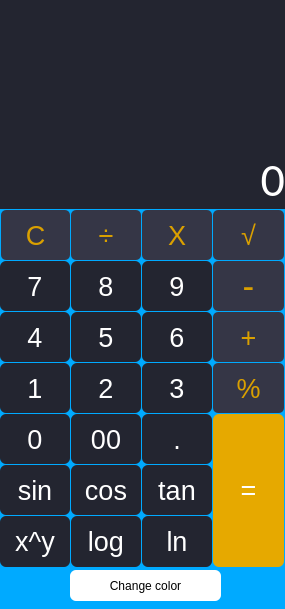
<?xml version="1.0" encoding="UTF-8"?>
<ui version="4.0">
 <class>MainWindow</class>
 <widget class="QMainWindow" name="MainWindow">
  <property name="geometry">
   <rect>
    <x>0</x>
    <y>0</y>
    <width>285</width>
    <height>609</height>
   </rect>
  </property>
  <property name="minimumSize">
   <size>
    <width>285</width>
    <height>609</height>
   </size>
  </property>
  <property name="sizeIncrement">
   <size>
    <width>1290</width>
    <height>3045</height>
   </size>
  </property>
  <property name="baseSize">
   <size>
    <width>285</width>
    <height>609</height>
   </size>
  </property>
  <property name="windowTitle">
   <string>Calculator</string>
  </property>
  <property name="styleSheet">
   <string notr="true">background-color:rgb(0, 170, 255);</string>
  </property>
  <property name="tabShape">
   <enum>QTabWidget::Rounded</enum>
  </property>
  <widget class="QWidget" name="centralwidget">
   <widget class="QLabel" name="OutputDisplay">
    <property name="geometry">
     <rect>
      <x>0</x>
      <y>0</y>
      <width>285</width>
      <height>209</height>
     </rect>
    </property>
    <property name="sizePolicy">
     <sizepolicy hsizetype="Preferred" vsizetype="Preferred">
      <horstretch>1</horstretch>
      <verstretch>0</verstretch>
     </sizepolicy>
    </property>
    <property name="font">
     <font>
      <family>Calibri</family>
      <pointsize>36</pointsize>
     </font>
    </property>
    <property name="mouseTracking">
     <bool>true</bool>
    </property>
    <property name="tabletTracking">
     <bool>true</bool>
    </property>
    <property name="focusPolicy">
     <enum>Qt::TabFocus</enum>
    </property>
    <property name="styleSheet">
     <string notr="true">background-color:rgb(35, 37, 48);
color:rgb(255, 255, 255);
</string>
    </property>
    <property name="frameShape">
     <enum>QFrame::NoFrame</enum>
    </property>
    <property name="frameShadow">
     <enum>QFrame::Plain</enum>
    </property>
    <property name="text">
     <string>0</string>
    </property>
    <property name="textFormat">
     <enum>Qt::AutoText</enum>
    </property>
    <property name="scaledContents">
     <bool>true</bool>
    </property>
    <property name="alignment">
     <set>Qt::AlignBottom|Qt::AlignRight|Qt::AlignTrailing</set>
    </property>
    <property name="wordWrap">
     <bool>true</bool>
    </property>
    <property name="margin">
     <number>23</number>
    </property>
    <property name="indent">
     <number>-5</number>
    </property>
   </widget>
   <widget class="QPushButton" name="C_BUtton">
    <property name="geometry">
     <rect>
      <x>1</x>
      <y>210</y>
      <width>69</width>
      <height>50</height>
     </rect>
    </property>
    <property name="font">
     <font>
      <family>MS Shell Dlg 2</family>
      <pointsize>20</pointsize>
      <weight>50</weight>
      <italic>false</italic>
      <bold>false</bold>
      <underline>false</underline>
      <strikeout>false</strikeout>
     </font>
    </property>
    <property name="mouseTracking">
     <bool>false</bool>
    </property>
    <property name="toolTip">
     <string/>
    </property>
    <property name="statusTip">
     <string/>
    </property>
    <property name="autoFillBackground">
     <bool>false</bool>
    </property>
    <property name="styleSheet">
     <string notr="true">QPushButton{
	border-radius:5px;
	background-color:rgb(53, 54, 70);
	color:rgb(218, 160, 0);
}

QPushButton:hover{
	background-color:rgb(71, 72, 94);
	color:rgb(218, 160, 0);
}

QPushButton:pressed {
	background-color:rgb(82, 83, 108);
}










</string>
    </property>
    <property name="text">
     <string>C</string>
    </property>
   </widget>
   <widget class="QPushButton" name="Devide_BUtton">
    <property name="geometry">
     <rect>
      <x>71</x>
      <y>210</y>
      <width>70</width>
      <height>50</height>
     </rect>
    </property>
    <property name="font">
     <font>
      <pointsize>20</pointsize>
     </font>
    </property>
    <property name="styleSheet">
     <string notr="true">QPushButton{
	border-radius:5px;
	background-color:rgb(53, 54, 70);
	color:rgb(218, 160, 0);
}

QPushButton:hover{
	background-color:rgb(71, 72, 94);
	color:rgb(218, 160, 0);
}
QPushButton:pressed {
	background-color:rgb(82, 83, 108);
}

</string>
    </property>
    <property name="text">
     <string>÷</string>
    </property>
   </widget>
   <widget class="QPushButton" name="Multiply_BUtton">
    <property name="geometry">
     <rect>
      <x>142</x>
      <y>210</y>
      <width>70</width>
      <height>50</height>
     </rect>
    </property>
    <property name="font">
     <font>
      <pointsize>20</pointsize>
     </font>
    </property>
    <property name="styleSheet">
     <string notr="true">QPushButton{
	border-radius:5px;
	background-color:rgb(53, 54, 70);
	color:rgb(218, 160, 0);
}

QPushButton:hover{
	background-color:rgb(71, 72, 94);
	color:rgb(218, 160, 0);
}

QPushButton:pressed {
	background-color:rgb(82, 83, 108);
}
</string>
    </property>
    <property name="text">
     <string>X</string>
    </property>
   </widget>
   <widget class="QPushButton" name="Delete_BUtton">
    <property name="geometry">
     <rect>
      <x>213</x>
      <y>210</y>
      <width>71</width>
      <height>50</height>
     </rect>
    </property>
    <property name="font">
     <font>
      <pointsize>20</pointsize>
     </font>
    </property>
    <property name="styleSheet">
     <string notr="true">QPushButton{
	border-radius:5px;
	background-color:rgb(53, 54, 70);
	color:rgb(218, 160, 0);
}

QPushButton:hover{
	background-color:rgb(71, 72, 94);
	color:rgb(218, 160, 0);
}

QPushButton:pressed {
	background-color:rgb(82, 83, 108);
}
</string>
    </property>
    <property name="text">
     <string>√</string>
    </property>
   </widget>
   <widget class="QPushButton" name="Seven_BUtton">
    <property name="geometry">
     <rect>
      <x>0</x>
      <y>261</y>
      <width>70</width>
      <height>50</height>
     </rect>
    </property>
    <property name="font">
     <font>
      <pointsize>20</pointsize>
     </font>
    </property>
    <property name="styleSheet">
     <string notr="true">QPushButton{

	background-color:rgb(35, 37, 48);
	color: rgb(255, 255, 255);
	border-radius:6px;
}

QPushButton:hover{
	background-color:rgb(48, 51, 66);
}

QPushButton:pressed {
	background-color:rgb(82, 83, 108);
}
</string>
    </property>
    <property name="text">
     <string>7</string>
    </property>
   </widget>
   <widget class="QPushButton" name="One_BUtton">
    <property name="geometry">
     <rect>
      <x>0</x>
      <y>363</y>
      <width>70</width>
      <height>50</height>
     </rect>
    </property>
    <property name="font">
     <font>
      <pointsize>20</pointsize>
     </font>
    </property>
    <property name="styleSheet">
     <string notr="true">QPushButton{

	background-color:rgb(35, 37, 48);
	color: rgb(255, 255, 255);
	border-radius:6px;
}

QPushButton:hover{
	background-color:rgb(48, 51, 66);
}

QPushButton:pressed {
	background-color:rgb(82, 83, 108);
}
</string>
    </property>
    <property name="text">
     <string>1</string>
    </property>
   </widget>
   <widget class="QPushButton" name="Four_BUtton">
    <property name="geometry">
     <rect>
      <x>0</x>
      <y>312</y>
      <width>70</width>
      <height>50</height>
     </rect>
    </property>
    <property name="font">
     <font>
      <pointsize>20</pointsize>
     </font>
    </property>
    <property name="styleSheet">
     <string notr="true">QPushButton{

	background-color:rgb(35, 37, 48);
	color: rgb(255, 255, 255);
	border-radius:6px;
}

QPushButton:hover{
	background-color:rgb(48, 51, 66);
}

QPushButton:pressed {
	background-color:rgb(82, 83, 108);
}
</string>
    </property>
    <property name="text">
     <string>4</string>
    </property>
   </widget>
   <widget class="QPushButton" name="sin_BUtton">
    <property name="geometry">
     <rect>
      <x>0</x>
      <y>465</y>
      <width>70</width>
      <height>50</height>
     </rect>
    </property>
    <property name="font">
     <font>
      <pointsize>20</pointsize>
     </font>
    </property>
    <property name="styleSheet">
     <string notr="true">QPushButton{

	background-color:rgb(35, 37, 48);
	color: rgb(255, 255, 255);
	border-radius:6px;
}

QPushButton:hover{
	background-color:rgb(48, 51, 66);
}

QPushButton:pressed {
	background-color:rgb(82, 83, 108);
}
</string>
    </property>
    <property name="text">
     <string>sin</string>
    </property>
   </widget>
   <widget class="QPushButton" name="Power_BUtton">
    <property name="geometry">
     <rect>
      <x>0</x>
      <y>516</y>
      <width>70</width>
      <height>51</height>
     </rect>
    </property>
    <property name="font">
     <font>
      <pointsize>20</pointsize>
     </font>
    </property>
    <property name="styleSheet">
     <string notr="true">QPushButton{

	background-color:rgb(35, 37, 48);
	color: rgb(255, 255, 255);
	border-radius:6px;
}

QPushButton:hover{
	background-color:rgb(48, 51, 66);
}

QPushButton:pressed {
	background-color:rgb(82, 83, 108);
}
</string>
    </property>
    <property name="text">
     <string>x^y</string>
    </property>
   </widget>
   <widget class="QPushButton" name="Zero_BUtton">
    <property name="geometry">
     <rect>
      <x>0</x>
      <y>414</y>
      <width>70</width>
      <height>50</height>
     </rect>
    </property>
    <property name="font">
     <font>
      <pointsize>20</pointsize>
     </font>
    </property>
    <property name="styleSheet">
     <string notr="true">QPushButton{

	background-color:rgb(35, 37, 48);
	color: rgb(255, 255, 255);
	border-radius:6px;
}

QPushButton:hover{
	background-color:rgb(48, 51, 66);
}

QPushButton:pressed {
	background-color:rgb(82, 83, 108);
}
</string>
    </property>
    <property name="text">
     <string>0</string>
    </property>
   </widget>
   <widget class="QPushButton" name="DoubleZero_BUtton">
    <property name="geometry">
     <rect>
      <x>71</x>
      <y>414</y>
      <width>70</width>
      <height>50</height>
     </rect>
    </property>
    <property name="font">
     <font>
      <pointsize>20</pointsize>
     </font>
    </property>
    <property name="styleSheet">
     <string notr="true">QPushButton{

	background-color:rgb(35, 37, 48);
	color: rgb(255, 255, 255);
	border-radius:6px;
}

QPushButton:hover{
	background-color:rgb(48, 51, 66);
}

QPushButton:pressed {
	background-color:rgb(82, 83, 108);
}
</string>
    </property>
    <property name="text">
     <string>00</string>
    </property>
   </widget>
   <widget class="QPushButton" name="Eight_BUtton">
    <property name="geometry">
     <rect>
      <x>71</x>
      <y>261</y>
      <width>70</width>
      <height>50</height>
     </rect>
    </property>
    <property name="font">
     <font>
      <pointsize>20</pointsize>
     </font>
    </property>
    <property name="styleSheet">
     <string notr="true">QPushButton{

	background-color:rgb(35, 37, 48);
	color: rgb(255, 255, 255);
	border-radius:6px;
}

QPushButton:hover{
	background-color:rgb(48, 51, 66);
}

QPushButton:pressed {
	background-color:rgb(82, 83, 108);
}
</string>
    </property>
    <property name="text">
     <string>8</string>
    </property>
   </widget>
   <widget class="QPushButton" name="LOG_BUtton">
    <property name="geometry">
     <rect>
      <x>71</x>
      <y>516</y>
      <width>70</width>
      <height>51</height>
     </rect>
    </property>
    <property name="font">
     <font>
      <pointsize>20</pointsize>
     </font>
    </property>
    <property name="styleSheet">
     <string notr="true">QPushButton{

	background-color:rgb(35, 37, 48);
	color: rgb(255, 255, 255);
	border-radius:6px;
}

QPushButton:hover{
	background-color:rgb(48, 51, 66);
}

QPushButton:pressed {
	background-color:rgb(82, 83, 108);
}
</string>
    </property>
    <property name="text">
     <string>log</string>
    </property>
   </widget>
   <widget class="QPushButton" name="Two_BUtton">
    <property name="geometry">
     <rect>
      <x>71</x>
      <y>363</y>
      <width>70</width>
      <height>50</height>
     </rect>
    </property>
    <property name="font">
     <font>
      <pointsize>20</pointsize>
     </font>
    </property>
    <property name="styleSheet">
     <string notr="true">QPushButton{

	background-color:rgb(35, 37, 48);
	color: rgb(255, 255, 255);
	border-radius:6px;
}

QPushButton:hover{
	background-color:rgb(48, 51, 66);
}

QPushButton:pressed {
	background-color:rgb(82, 83, 108);
}
</string>
    </property>
    <property name="text">
     <string>2</string>
    </property>
   </widget>
   <widget class="QPushButton" name="Cos_BUtton">
    <property name="geometry">
     <rect>
      <x>71</x>
      <y>465</y>
      <width>70</width>
      <height>50</height>
     </rect>
    </property>
    <property name="font">
     <font>
      <pointsize>20</pointsize>
     </font>
    </property>
    <property name="styleSheet">
     <string notr="true">QPushButton{

	background-color:rgb(35, 37, 48);
	color: rgb(255, 255, 255);
	border-radius:6px;
}

QPushButton:hover{
	background-color:rgb(48, 51, 66);
}

QPushButton:pressed {
	background-color:rgb(82, 83, 108);
}
</string>
    </property>
    <property name="text">
     <string>cos</string>
    </property>
   </widget>
   <widget class="QPushButton" name="Five_BUtton">
    <property name="geometry">
     <rect>
      <x>71</x>
      <y>312</y>
      <width>70</width>
      <height>50</height>
     </rect>
    </property>
    <property name="font">
     <font>
      <pointsize>20</pointsize>
     </font>
    </property>
    <property name="styleSheet">
     <string notr="true">QPushButton{

	background-color:rgb(35, 37, 48);
	color: rgb(255, 255, 255);
	border-radius:6px;
}

QPushButton:hover{
	background-color:rgb(48, 51, 66);
}

QPushButton:pressed {
	background-color:rgb(82, 83, 108);
}
</string>
    </property>
    <property name="text">
     <string>5</string>
    </property>
   </widget>
   <widget class="QPushButton" name="Equals_BUtton">
    <property name="geometry">
     <rect>
      <x>213</x>
      <y>414</y>
      <width>71</width>
      <height>153</height>
     </rect>
    </property>
    <property name="font">
     <font>
      <pointsize>20</pointsize>
     </font>
    </property>
    <property name="styleSheet">
     <string notr="true">QPushButton{

	background-color:rgb(230, 169, 0);
	border-radius:6px;
	color:rgb(255, 255, 255);
}

QPushButton:hover{
background-color:rgb(176, 129, 0);
}

QPushButton:pressed {
	background-color:rgb(172, 126, 0);
}
</string>
    </property>
    <property name="text">
     <string>=</string>
    </property>
   </widget>
   <widget class="QPushButton" name="Substraction_BUtton">
    <property name="geometry">
     <rect>
      <x>213</x>
      <y>261</y>
      <width>71</width>
      <height>50</height>
     </rect>
    </property>
    <property name="font">
     <font>
      <pointsize>26</pointsize>
     </font>
    </property>
    <property name="styleSheet">
     <string notr="true">QPushButton{
	border-radius:5px;
	background-color:rgb(53, 54, 70);
	color:rgb(218, 160, 0);
}

QPushButton:hover{
	background-color:rgb(71, 72, 94);
	color:rgb(218, 160, 0);
}

QPushButton:pressed {
	background-color:rgb(82, 83, 108);
}
</string>
    </property>
    <property name="text">
     <string>-</string>
    </property>
   </widget>
   <widget class="QPushButton" name="Decimal_BUtton">
    <property name="geometry">
     <rect>
      <x>142</x>
      <y>414</y>
      <width>70</width>
      <height>50</height>
     </rect>
    </property>
    <property name="font">
     <font>
      <pointsize>20</pointsize>
     </font>
    </property>
    <property name="styleSheet">
     <string notr="true">QPushButton{

	background-color:rgb(35, 37, 48);
	color: rgb(255, 255, 255);
	border-radius:6px;
}

QPushButton:hover{
	background-color:rgb(48, 51, 66);
}

QPushButton:pressed {
	background-color:rgb(82, 83, 108);
}
</string>
    </property>
    <property name="text">
     <string>.</string>
    </property>
   </widget>
   <widget class="QPushButton" name="Addition_BUtton">
    <property name="geometry">
     <rect>
      <x>213</x>
      <y>312</y>
      <width>71</width>
      <height>50</height>
     </rect>
    </property>
    <property name="font">
     <font>
      <pointsize>20</pointsize>
     </font>
    </property>
    <property name="styleSheet">
     <string notr="true">QPushButton{
	border-radius:5px;
	background-color:rgb(53, 54, 70);
	color:rgb(218, 160, 0);
}

QPushButton:hover{
	background-color:rgb(71, 72, 94);
	color:rgb(218, 160, 0);
}

QPushButton:pressed {
	background-color:rgb(82, 83, 108);
}
</string>
    </property>
    <property name="text">
     <string>+</string>
    </property>
   </widget>
   <widget class="QPushButton" name="Nine_BUtton">
    <property name="geometry">
     <rect>
      <x>142</x>
      <y>261</y>
      <width>70</width>
      <height>50</height>
     </rect>
    </property>
    <property name="font">
     <font>
      <pointsize>20</pointsize>
     </font>
    </property>
    <property name="styleSheet">
     <string notr="true">QPushButton{

	background-color:rgb(35, 37, 48);
	color: rgb(255, 255, 255);
	border-radius:6px;
}

QPushButton:hover{
	background-color:rgb(48, 51, 66);
}

QPushButton:pressed {
	background-color:rgb(82, 83, 108);
}
</string>
    </property>
    <property name="text">
     <string>9</string>
    </property>
   </widget>
   <widget class="QPushButton" name="Percentage_BUtton">
    <property name="geometry">
     <rect>
      <x>213</x>
      <y>363</y>
      <width>71</width>
      <height>50</height>
     </rect>
    </property>
    <property name="font">
     <font>
      <pointsize>20</pointsize>
     </font>
    </property>
    <property name="styleSheet">
     <string notr="true">QPushButton{
	border-radius:5px;
	background-color:rgb(53, 54, 70);
	color:rgb(218, 160, 0);
}

QPushButton:hover{
	background-color:rgb(71, 72, 94);
	color:rgb(218, 160, 0);
}

QPushButton:pressed {
	background-color:rgb(82, 83, 108);
}
</string>
    </property>
    <property name="text">
     <string>%</string>
    </property>
   </widget>
   <widget class="QPushButton" name="ln_BUtton">
    <property name="geometry">
     <rect>
      <x>142</x>
      <y>516</y>
      <width>70</width>
      <height>51</height>
     </rect>
    </property>
    <property name="font">
     <font>
      <pointsize>20</pointsize>
     </font>
    </property>
    <property name="styleSheet">
     <string notr="true">QPushButton{

	background-color:rgb(35, 37, 48);
	color: rgb(255, 255, 255);
	border-radius:6px;
}

QPushButton:hover{
	background-color:rgb(48, 51, 66);
}

QPushButton:pressed {
	background-color:rgb(82, 83, 108);
}
</string>
    </property>
    <property name="text">
     <string>ln</string>
    </property>
   </widget>
   <widget class="QPushButton" name="Three_BUtton">
    <property name="geometry">
     <rect>
      <x>142</x>
      <y>363</y>
      <width>70</width>
      <height>50</height>
     </rect>
    </property>
    <property name="font">
     <font>
      <pointsize>20</pointsize>
     </font>
    </property>
    <property name="styleSheet">
     <string notr="true">QPushButton{

	background-color:rgb(35, 37, 48);
	color: rgb(255, 255, 255);
	border-radius:6px;
}

QPushButton:hover{
	background-color:rgb(48, 51, 66);
}

QPushButton:pressed {
	background-color:rgb(82, 83, 108);
}
</string>
    </property>
    <property name="text">
     <string>3</string>
    </property>
   </widget>
   <widget class="QPushButton" name="Tan_BUtton">
    <property name="geometry">
     <rect>
      <x>142</x>
      <y>465</y>
      <width>70</width>
      <height>50</height>
     </rect>
    </property>
    <property name="font">
     <font>
      <pointsize>20</pointsize>
     </font>
    </property>
    <property name="styleSheet">
     <string notr="true">QPushButton{

	background-color:rgb(35, 37, 48);
	color: rgb(255, 255, 255);
	border-radius:6px;
}

QPushButton:hover{
	background-color:rgb(48, 51, 66);
}

QPushButton:pressed {
	background-color:rgb(82, 83, 108);
}
</string>
    </property>
    <property name="text">
     <string>tan</string>
    </property>
   </widget>
   <widget class="QPushButton" name="Six_BUtton">
    <property name="geometry">
     <rect>
      <x>142</x>
      <y>312</y>
      <width>70</width>
      <height>50</height>
     </rect>
    </property>
    <property name="font">
     <font>
      <pointsize>20</pointsize>
     </font>
    </property>
    <property name="layoutDirection">
     <enum>Qt::LeftToRight</enum>
    </property>
    <property name="styleSheet">
     <string notr="true">QPushButton{

	background-color:rgb(35, 37, 48);
	color: rgb(255, 255, 255);
	border-radius:6px;
}

QPushButton:hover{
	background-color:rgb(48, 51, 66);
}

QPushButton:pressed {
	background-color:rgb(82, 83, 108);
}
</string>
    </property>
    <property name="text">
     <string>6</string>
    </property>
   </widget>
   <widget class="QPushButton" name="ChangColor_Button">
    <property name="geometry">
     <rect>
      <x>70</x>
      <y>570</y>
      <width>151</width>
      <height>31</height>
     </rect>
    </property>
    <property name="styleSheet">
     <string notr="true">QPushButton{

	background-color:rgb(255, 255, 255);
	border-radius:6px;
}


QPushButton:hover{
	background-color:rgb(227, 227, 227);
}</string>
    </property>
    <property name="text">
     <string>Change color</string>
    </property>
   </widget>
   <zorder>OutputDisplay</zorder>
   <zorder>Devide_BUtton</zorder>
   <zorder>Multiply_BUtton</zorder>
   <zorder>Delete_BUtton</zorder>
   <zorder>Seven_BUtton</zorder>
   <zorder>One_BUtton</zorder>
   <zorder>Four_BUtton</zorder>
   <zorder>sin_BUtton</zorder>
   <zorder>Power_BUtton</zorder>
   <zorder>Zero_BUtton</zorder>
   <zorder>DoubleZero_BUtton</zorder>
   <zorder>Eight_BUtton</zorder>
   <zorder>LOG_BUtton</zorder>
   <zorder>Two_BUtton</zorder>
   <zorder>Cos_BUtton</zorder>
   <zorder>Five_BUtton</zorder>
   <zorder>Equals_BUtton</zorder>
   <zorder>Substraction_BUtton</zorder>
   <zorder>Decimal_BUtton</zorder>
   <zorder>Addition_BUtton</zorder>
   <zorder>Nine_BUtton</zorder>
   <zorder>Percentage_BUtton</zorder>
   <zorder>ln_BUtton</zorder>
   <zorder>Three_BUtton</zorder>
   <zorder>Tan_BUtton</zorder>
   <zorder>Six_BUtton</zorder>
   <zorder>C_BUtton</zorder>
   <zorder>ChangColor_Button</zorder>
  </widget>
 </widget>
 <resources>
  <include location="source.qrc"/>
 </resources>
 <connections/>
</ui>
